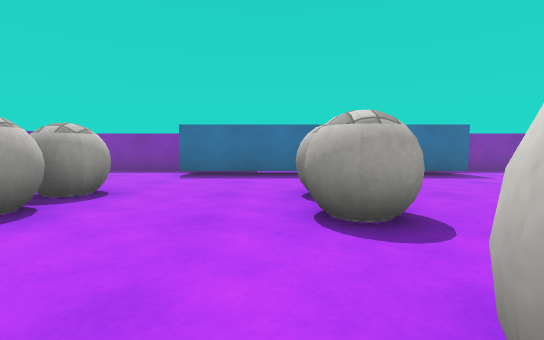
[1] (above)

16 first-person views from a walk through a 3-D level made in the Unity game engine. The camera is 0.58 m above the floor, tilts 4° down and sees 85° across. The floor is counted in squares, 1 m on a side. Each view is taken from the middle of a square. On the plan, view 1 faces up. The plan holds only what a view shows up to about 9 squares ahead; the rest is blank. The player is left out. Surface patterns are stand-ins for the level's own textures.

[2]
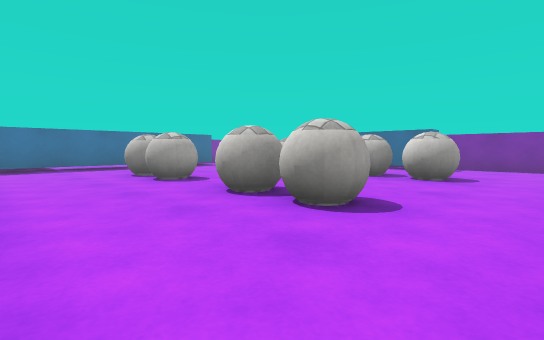

[3]
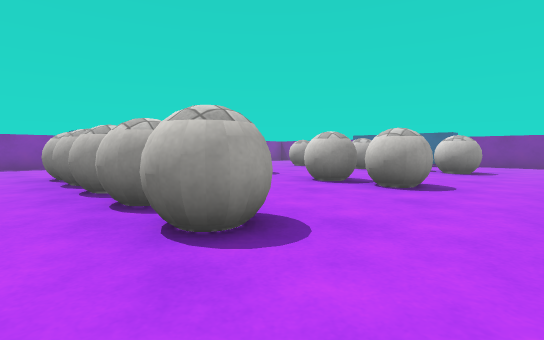

[4]
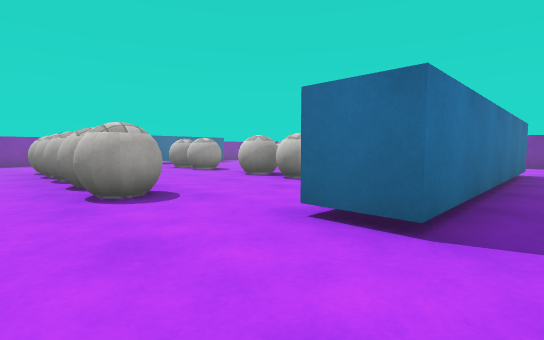

[5]
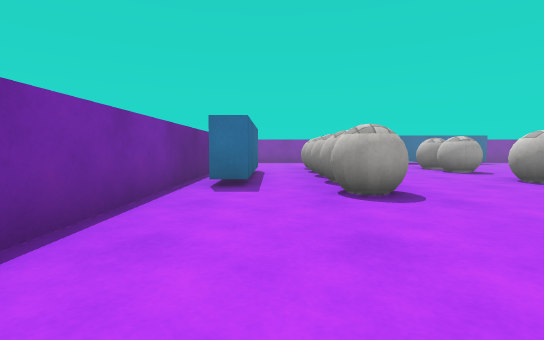

[6]
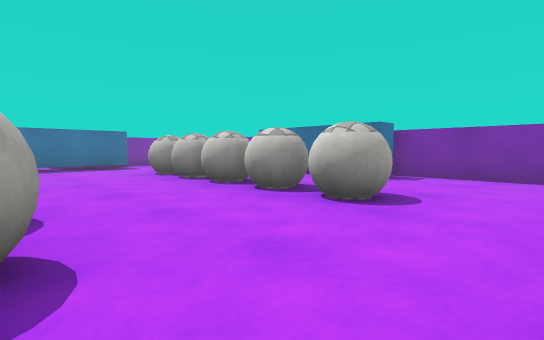

[7]
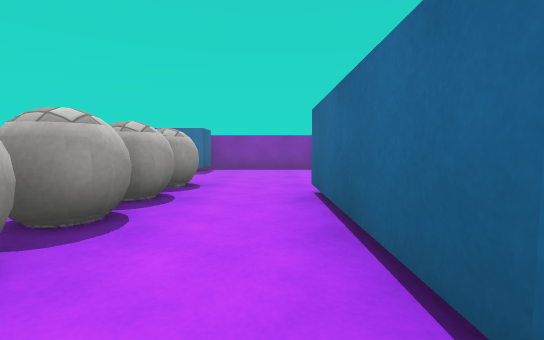

[8]
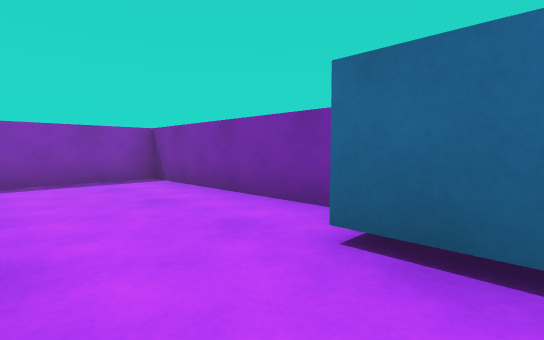

[9]
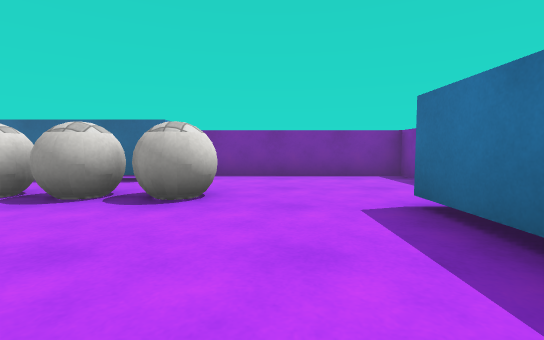

[10]
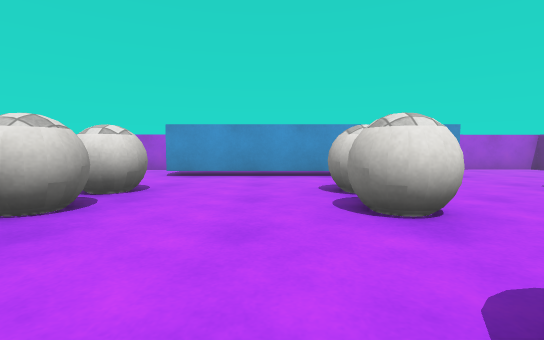

[11]
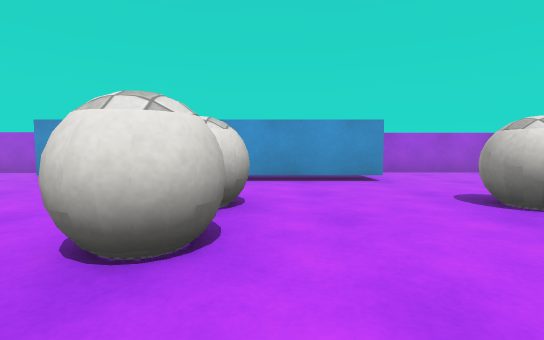

[12]
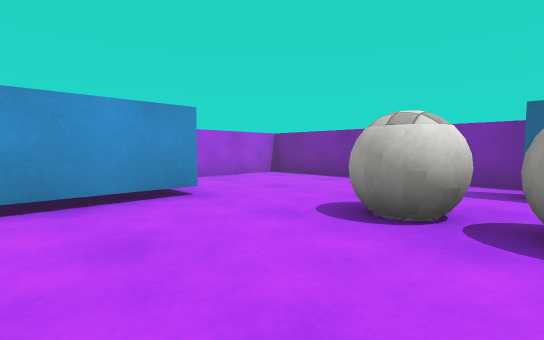

[13]
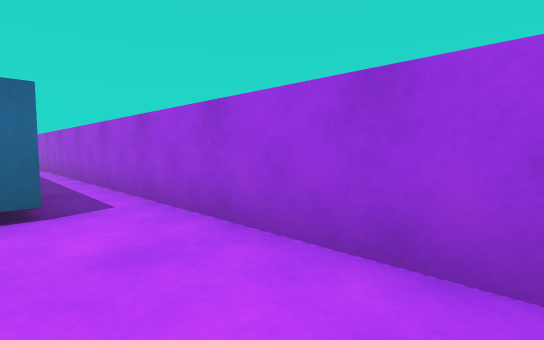

[14]
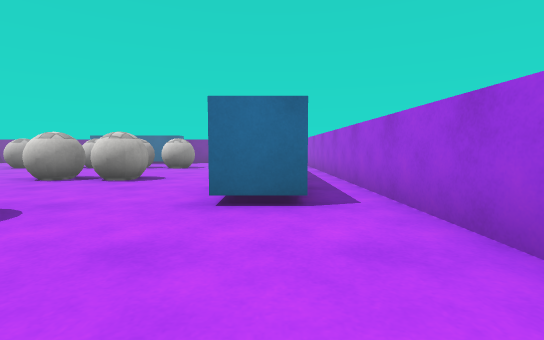

[15]
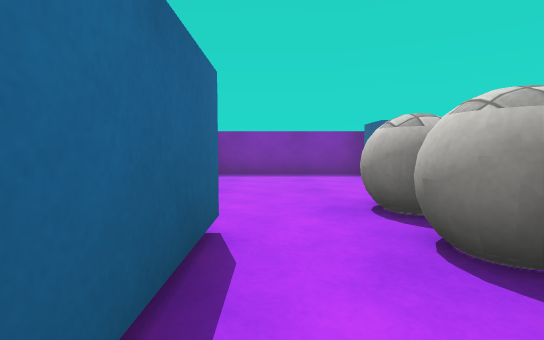

[16]
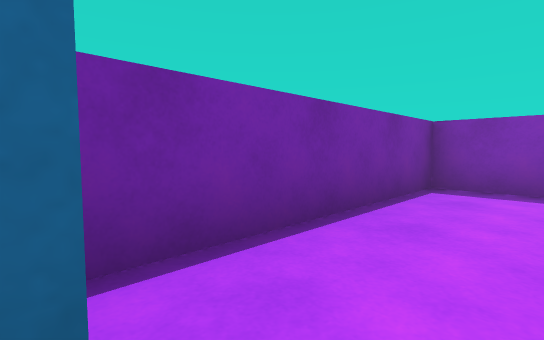

### Floor plan
Points are (right, up) in squares from view 1. A wall is a line through its corners. A room is listed if a view was taken in it or the views show most of it. See-through windows are left out.
Room 1 (views 1, 2, 3, 4, 5, 6, 7, 8, 9, 10, 11, 12, 13, 14, 15, 16)
walls: (-4.4, 3.1) (-4.4, -0.4) (-5, -0.4); (4.4, -4.4) (-2, -4.4) (-2, -3.4) (4.4, -3.4); (7.5, 3.6) (7.5, 7.8) (4.1, 7.8); (4.3, 7.4) (4.3, 6.4) (-2.1, 6.4); (-1.9, 7.8) (-5.4, 7.8) (-5.6, -5.5) (6.6, -5.2); (7.5, -4.5) (7.5, -0.4) (6.5, -0.4) (6.5, 3.1)
objects: white ball (-3, -1) to (-2, -1); white ball (-3, 0) to (-2, 1); white ball (-3, 2) to (-2, 2); white ball (-3, 3) to (-2, 4); white ball (-2, 3); white ball (0, -1) to (1, -1); white ball (1, 0); white ball (1, 2) to (1, 3); white ball (1, 4); white ball (4, -1); white ball (4, 0) to (5, 1); white ball (4, 1) to (5, 2); white ball (4, 3) to (5, 3); white ball (4, 4) to (5, 4)

Where each view was taken, in squares from view 1:
view 1: 0 up, 0 right, facing up
view 2: 3 down, 2 left, facing up-right
view 3: 3 down, 4 left, facing up-right
view 4: 5 down, 4 left, facing up-right
view 5: 5 down, 4 left, facing up
view 6: 3 down, 1 right, facing up-right
view 7: 1 down, 6 right, facing up
view 8: 2 up, 5 right, facing up-right
view 9: 5 up, 1 right, facing left
view 10: 3 up, 2 right, facing down
view 11: 2 up, 0 right, facing down
view 12: 0 up, 0 right, facing down-left
view 13: 4 down, 5 left, facing down-right
view 14: 4 down, 5 left, facing right
view 15: 1 up, 4 left, facing up
view 16: 3 up, 4 left, facing up-left
